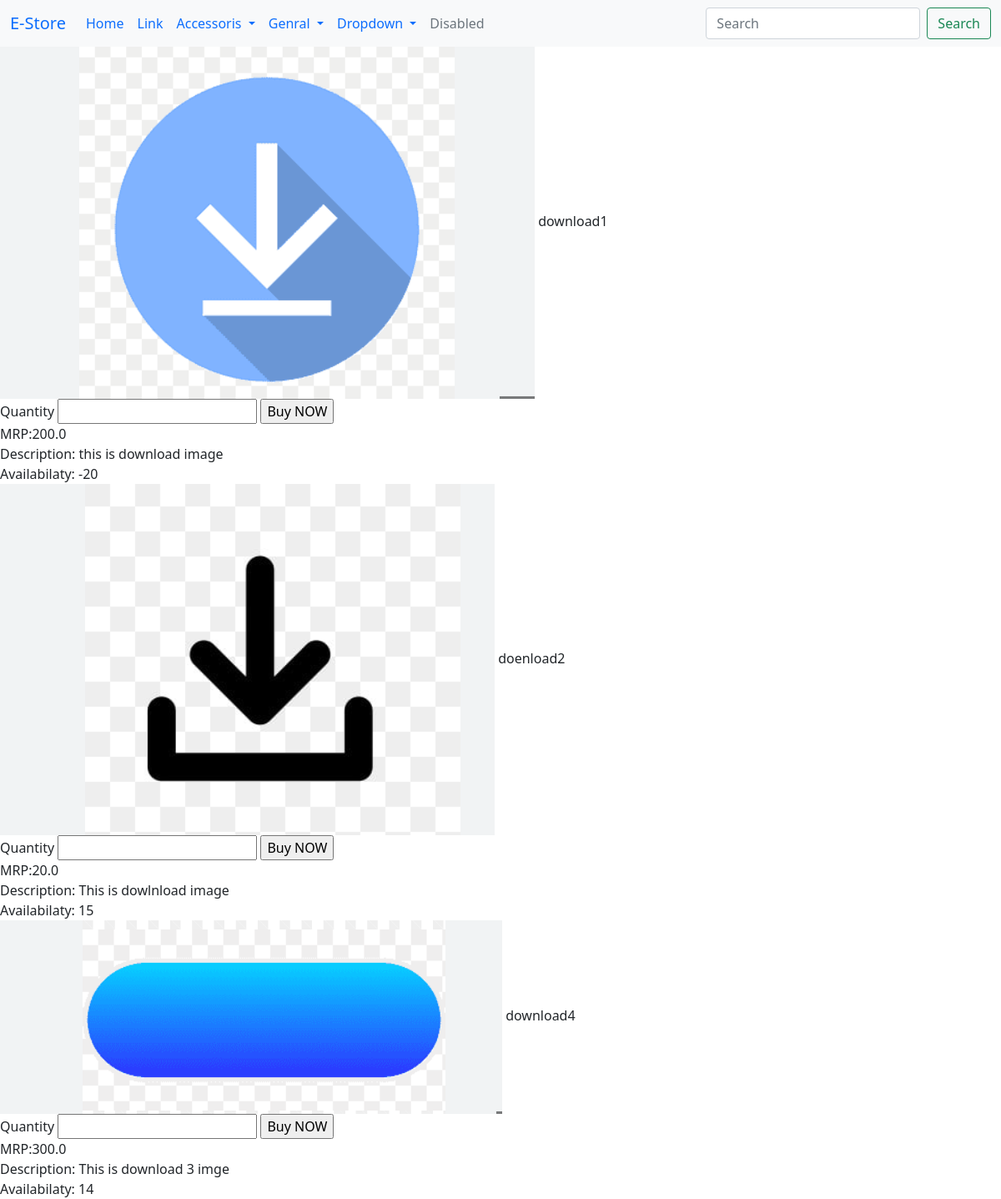
Screenshot of /allitem with the database file from the repository.
### product/models.py (models this page shows)
class Product(models.Model):
    name=models.CharField(max_length=40)
    image=models.ImageField(upload_to="my_product")
    desc=models.TextField()
    price=models.FloatField()
    available=models.IntegerField()

### product/views.py (the view)
# urls.py: path('allitem',views.allitem,name="allitems"),
def allitem(req):
    data=Product.objects.all()
    return render(req,'product/allitems.html',{'data':data})

### product/templates/product/allitems.html (shortened to what this page needs)
{% extends 'product/base.html' %}
{% block content %}
{% for i in data %}
<img src="{{ i.image.url }}" alt="">
{{i.name}}
<form action="{% url 'buy' i.id i.price i.available %}" method="post">
    <label for="quantity">Quantity</label>
    <input type="text" id="quantity" name="quan">
    <input type="submit" value="Buy NOW">
</form>
<div>MRP:{{i.price}}</div>
<div>Description: {{i.desc}}</div>
<div>Availabilaty: {{i.available}}</div>
{% endfor %}
{% endblock content %}

### product/templates/product/base.html (shortened to what this page needs)
{% load static %}
<!doctype html>
<html lang="en">
  <head>
<link rel="stylesheet" href="{% static 'product/css/bootstrap.min.css' %}">
  </head>
  <body>
    <nav class="navbar navbar-expand-lg bg-light">
      <div class="container-fluid">
        <a class="navbar-brand" href="new">E-Store</a>
        <div class="collapse navbar-collapse" id="navbarSupportedContent">
          <ul class="navbar-nav me-auto mb-2 mb-lg-0">
            <li class="nav-item">
              <a class="nav-link active" aria-current="page" href="#">Home</a>
            </li>
            <li class="nav-item">
              <a class="nav-link" href="#">Link</a>
            </li>
            <li class="nav-item dropdown">
              <a class="nav-link dropdown-toggle" href="#" role="button" data-bs-toggle="dropdown" aria-expanded="false">
                Accessoris
              </a>
            </li>
            <li class="nav-item dropdown">
              <a class="nav-link dropdown-toggle" href="#" role="button" data-bs-toggle="dropdown" aria-expanded="false">
                Genral
              </a>
            </li>
            <li class="nav-item dropdown">
              <a class="nav-link dropdown-toggle" href="#" role="button" data-bs-toggle="dropdown" aria-expanded="false">
                Dropdown
              </a>
            </li>
            <li class="nav-item">
              <a class="nav-link disabled">Disabled</a>
            </li>
          </ul>
          <form class="d-flex" role="search">
            <input class="form-control me-2" type="search" placeholder="Search" aria-label="Search">
            <button class="btn btn-outline-success" type="submit">Search</button>
          </form>
        </div>
      </div>
    </nav>
    {% block content %}{% endblock content %}
  </body>
</html>

### rows the page displays
Product: image (picture), name "download1", price "200.0", desc "this is download image", available "-20"
Product: image (picture), name "doenload2", price "20.0", desc "This is dowlnload image", available "15"
Product: image (picture), name "download4", price "300.0", desc "This is download 3 imge", available "14"
